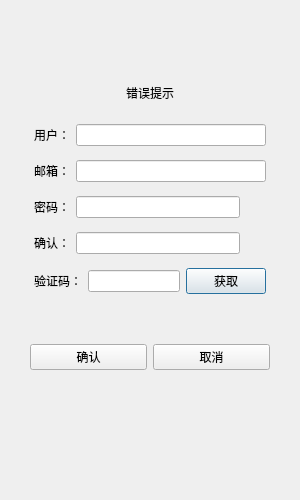
<?xml version="1.0" encoding="UTF-8"?>
<ui version="4.0">
    <class>RegisterDialog</class>
    <widget class="QDialog" name="RegisterDialog">
        <property name="geometry">
            <rect>
                <x>0</x>
                <y>0</y>
                <width>300</width>
                <height>500</height>
            </rect>
        </property>
        <property name="minimumSize">
            <size>
                <width>300</width>
                <height>500</height>
            </size>
        </property>
        <property name="maximumSize">
            <size>
                <width>500</width>
                <height>500</height>
            </size>
        </property>
        <property name="windowTitle">
            <string>Dialog</string>
        </property>
        <layout class="QVBoxLayout" name="verticalLayout_2">
            <item>
                <widget class="QStackedWidget" name="stackedWidget">
                    <property name="currentIndex">
                        <number>0</number>
                    </property>
                    <widget class="QWidget" name="page">
                        <layout class="QHBoxLayout" name="horizontalLayout">
                            <item>
                                <layout class="QVBoxLayout" name="verticalLayout">
                                    <property name="leftMargin">
                                        <number>10</number>
                                    </property>
                                    <property name="topMargin">
                                        <number>10</number>
                                    </property>
                                    <property name="rightMargin">
                                        <number>10</number>
                                    </property>
                                    <property name="bottomMargin">
                                        <number>10</number>
                                    </property>
                                    <item>
                                        <widget class="QWidget" name="widget" native="true">
                                            <property name="sizePolicy">
                                                <sizepolicy hsizetype="Preferred" vsizetype="Preferred">
                                                    <horstretch>0</horstretch>
                                                    <verstretch>50</verstretch>
                                                </sizepolicy>
                                            </property>
                                            <layout class="QVBoxLayout" name="verticalLayout_3">
                                                <item>
                                                    <spacer name="verticalSpacer">
                                                        <property name="orientation">
                                                            <enum>Qt::Vertical</enum>
                                                        </property>
                                                        <property name="sizeHint" stdset="0">
                                                            <size>
                                                                <width>20</width>
                                                                <height>40</height>
                                                            </size>
                                                        </property>
                                                    </spacer>
                                                </item>
                                                <item>
                                                    <widget class="QLabel" name="error_label">
                                                        <property name="minimumSize">
                                                            <size>
                                                                <width>0</width>
                                                                <height>25</height>
                                                            </size>
                                                        </property>
                                                        <property name="text">
                                                            <string>错误提示</string>
                                                        </property>
                                                        <property name="alignment">
                                                            <set>Qt::AlignCenter</set>
                                                        </property>
                                                    </widget>
                                                </item>
                                            </layout>
                                        </widget>
                                    </item>
                                    <item>
                                        <layout class="QHBoxLayout" name="horizontalLayout_2">
                                            <property name="leftMargin">
                                                <number>4</number>
                                            </property>
                                            <property name="topMargin">
                                                <number>4</number>
                                            </property>
                                            <property name="rightMargin">
                                                <number>4</number>
                                            </property>
                                            <property name="bottomMargin">
                                                <number>4</number>
                                            </property>
                                            <item>
                                                <widget class="QLabel" name="user_label">
                                                    <property name="text">
                                                        <string>用户：</string>
                                                    </property>
                                                </widget>
                                            </item>
                                            <item>
                                                <widget class="QLineEdit" name="user_lineEdit"/>
                                            </item>
                                        </layout>
                                    </item>
                                    <item>
                                        <layout class="QHBoxLayout" name="horizontalLayout_3">
                                            <property name="leftMargin">
                                                <number>4</number>
                                            </property>
                                            <property name="topMargin">
                                                <number>4</number>
                                            </property>
                                            <property name="rightMargin">
                                                <number>4</number>
                                            </property>
                                            <property name="bottomMargin">
                                                <number>4</number>
                                            </property>
                                            <item>
                                                <widget class="QLabel" name="email_label">
                                                    <property name="text">
                                                        <string>邮箱：</string>
                                                    </property>
                                                </widget>
                                            </item>
                                            <item>
                                                <widget class="QLineEdit" name="email_lineEdit"/>
                                            </item>
                                        </layout>
                                    </item>
                                    <item>
                                        <layout class="QHBoxLayout" name="horizontalLayout_4">
                                            <property name="leftMargin">
                                                <number>4</number>
                                            </property>
                                            <property name="topMargin">
                                                <number>4</number>
                                            </property>
                                            <property name="rightMargin">
                                                <number>4</number>
                                            </property>
                                            <property name="bottomMargin">
                                                <number>4</number>
                                            </property>
                                            <item>
                                                <widget class="QLabel" name="passwd_label">
                                                    <property name="text">
                                                        <string>密码：</string>
                                                    </property>
                                                </widget>
                                            </item>
                                            <item>
                                                <widget class="QLineEdit" name="passwd_lineEdit"/>
                                            </item>
                                            <item>
                                                <widget class="ClickedLabel" name="passwd_visible">
                                                    <property name="minimumSize">
                                                        <size>
                                                            <width>20</width>
                                                            <height>20</height>
                                                        </size>
                                                    </property>
                                                    <property name="maximumSize">
                                                        <size>
                                                            <width>20</width>
                                                            <height>20</height>
                                                        </size>
                                                    </property>
                                                    <property name="text">
                                                        <string/>
                                                    </property>
                                                </widget>
                                            </item>
                                        </layout>
                                    </item>
                                    <item>
                                        <layout class="QHBoxLayout" name="horizontalLayout_5">
                                            <property name="leftMargin">
                                                <number>4</number>
                                            </property>
                                            <property name="topMargin">
                                                <number>4</number>
                                            </property>
                                            <property name="rightMargin">
                                                <number>4</number>
                                            </property>
                                            <property name="bottomMargin">
                                                <number>4</number>
                                            </property>
                                            <item>
                                                <widget class="QLabel" name="passwd_comfirm_label">
                                                    <property name="text">
                                                        <string>确认：</string>
                                                    </property>
                                                </widget>
                                            </item>
                                            <item>
                                                <widget class="QLineEdit" name="passwd_comfirm_lineEdit"/>
                                            </item>
                                            <item>
                                                <widget class="ClickedLabel" name="confirm_visible">
                                                    <property name="minimumSize">
                                                        <size>
                                                            <width>20</width>
                                                            <height>20</height>
                                                        </size>
                                                    </property>
                                                    <property name="maximumSize">
                                                        <size>
                                                            <width>20</width>
                                                            <height>20</height>
                                                        </size>
                                                    </property>
                                                    <property name="text">
                                                        <string/>
                                                    </property>
                                                </widget>
                                            </item>
                                        </layout>
                                    </item>
                                    <item>
                                        <layout class="QHBoxLayout" name="horizontalLayout_6">
                                            <property name="leftMargin">
                                                <number>4</number>
                                            </property>
                                            <property name="topMargin">
                                                <number>4</number>
                                            </property>
                                            <property name="rightMargin">
                                                <number>4</number>
                                            </property>
                                            <property name="bottomMargin">
                                                <number>4</number>
                                            </property>
                                            <item>
                                                <widget class="QLabel" name="captcha_label">
                                                    <property name="text">
                                                        <string>验证码：</string>
                                                    </property>
                                                </widget>
                                            </item>
                                            <item>
                                                <widget class="QLineEdit" name="captcha_lineEdit"/>
                                            </item>
                                            <item>
                                                <widget class="QTimerButton" name="captcha_btn">
                                                    <property name="minimumSize">
                                                        <size>
                                                            <width>0</width>
                                                            <height>25</height>
                                                        </size>
                                                    </property>
                                                    <property name="text">
                                                        <string>获取</string>
                                                    </property>
                                                </widget>
                                            </item>
                                        </layout>
                                    </item>
                                    <item>
                                        <spacer name="verticalSpacer_2">
                                            <property name="orientation">
                                                <enum>Qt::Vertical</enum>
                                            </property>
                                            <property name="sizeHint" stdset="0">
                                                <size>
                                                    <width>20</width>
                                                    <height>40</height>
                                                </size>
                                            </property>
                                        </spacer>
                                    </item>
                                    <item>
                                        <layout class="QHBoxLayout" name="horizontalLayout_7">
                                            <item>
                                                <widget class="QPushButton" name="sure_btn">
                                                    <property name="minimumSize">
                                                        <size>
                                                            <width>0</width>
                                                            <height>25</height>
                                                        </size>
                                                    </property>
                                                    <property name="text">
                                                        <string>确认</string>
                                                    </property>
                                                </widget>
                                            </item>
                                            <item>
                                                <widget class="QPushButton" name="cancel_btn">
                                                    <property name="minimumSize">
                                                        <size>
                                                            <width>0</width>
                                                            <height>25</height>
                                                        </size>
                                                    </property>
                                                    <property name="text">
                                                        <string>取消</string>
                                                    </property>
                                                </widget>
                                            </item>
                                        </layout>
                                    </item>
                                    <item>
                                        <spacer name="verticalSpacer_3">
                                            <property name="orientation">
                                                <enum>Qt::Vertical</enum>
                                            </property>
                                            <property name="sizeType">
                                                <enum>QSizePolicy::Preferred</enum>
                                            </property>
                                            <property name="sizeHint" stdset="0">
                                                <size>
                                                    <width>20</width>
                                                    <height>100</height>
                                                </size>
                                            </property>
                                        </spacer>
                                    </item>
                                </layout>
                            </item>
                        </layout>
                    </widget>
                    <widget class="QWidget" name="page_2">
                        <layout class="QVBoxLayout" name="verticalLayout_5">
                            <item>
                                <widget class="QWidget" name="widget_2" native="true">
                                    <layout class="QVBoxLayout" name="verticalLayout_4">
                                        <item>
                                            <spacer name="verticalSpacer_4">
                                                <property name="orientation">
                                                    <enum>Qt::Vertical</enum>
                                                </property>
                                                <property name="sizeHint" stdset="0">
                                                    <size>
                                                        <width>20</width>
                                                        <height>40</height>
                                                    </size>
                                                </property>
                                            </spacer>
                                        </item>
                                        <item>
                                            <widget class="QLabel" name="label_success">
                                                <property name="text">
                                                    <string>注册成功，5s后返回登录</string>
                                                </property>
                                                <property name="alignment">
                                                    <set>Qt::AlignCenter</set>
                                                </property>
                                            </widget>
                                        </item>
                                        <item>
                                            <widget class="QLabel" name="label_2">
                                                <property name="text">
                                                    <string>可点击返回按钮直接返回登录界面</string>
                                                </property>
                                                <property name="alignment">
                                                    <set>Qt::AlignCenter</set>
                                                </property>
                                            </widget>
                                        </item>
                                        <item>
                                            <spacer name="verticalSpacer_5">
                                                <property name="orientation">
                                                    <enum>Qt::Vertical</enum>
                                                </property>
                                                <property name="sizeHint" stdset="0">
                                                    <size>
                                                        <width>20</width>
                                                        <height>40</height>
                                                    </size>
                                                </property>
                                            </spacer>
                                        </item>
                                    </layout>
                                </widget>
                            </item>
                            <item>
                                <widget class="QWidget" name="widget_3" native="true">
                                    <layout class="QHBoxLayout" name="horizontalLayout_8">
                                        <item>
                                            <spacer name="horizontalSpacer">
                                                <property name="orientation">
                                                    <enum>Qt::Horizontal</enum>
                                                </property>
                                                <property name="sizeHint" stdset="0">
                                                    <size>
                                                        <width>40</width>
                                                        <height>20</height>
                                                    </size>
                                                </property>
                                            </spacer>
                                        </item>
                                        <item>
                                            <widget class="QPushButton" name="return_btn">
                                                <property name="text">
                                                    <string>返回登录</string>
                                                </property>
                                            </widget>
                                        </item>
                                        <item>
                                            <spacer name="horizontalSpacer_2">
                                                <property name="orientation">
                                                    <enum>Qt::Horizontal</enum>
                                                </property>
                                                <property name="sizeHint" stdset="0">
                                                    <size>
                                                        <width>40</width>
                                                        <height>20</height>
                                                    </size>
                                                </property>
                                            </spacer>
                                        </item>
                                    </layout>
                                </widget>
                            </item>
                            <item>
                                <spacer name="verticalSpacer_6">
                                    <property name="orientation">
                                        <enum>Qt::Vertical</enum>
                                    </property>
                                    <property name="sizeHint" stdset="0">
                                        <size>
                                            <width>20</width>
                                            <height>40</height>
                                        </size>
                                    </property>
                                </spacer>
                            </item>
                        </layout>
                    </widget>
                </widget>
            </item>
        </layout>
    </widget>
    <customwidgets>
        <customwidget>
            <class>QTimerButton</class>
            <extends>QPushButton</extends>
            <header>qtimerbutton.h</header>
        </customwidget>
        <customwidget>
            <class>ClickedLabel</class>
            <extends>QLabel</extends>
            <header>clicked_label.h</header>
        </customwidget>
    </customwidgets>
    <resources/>
    <connections/>
</ui>
